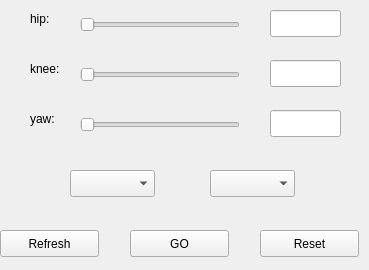
<?xml version="1.0" encoding="UTF-8"?>
<ui version="4.0">
 <class>BHandQWidget</class>
 <widget class="QWidget" name="BHandQWidget">
  <property name="geometry">
   <rect>
    <x>0</x>
    <y>0</y>
    <width>369</width>
    <height>270</height>
   </rect>
  </property>
  <property name="windowTitle">
   <string/>
  </property>
  <widget class="QLabel" name="label">
   <property name="geometry">
    <rect>
     <x>30</x>
     <y>10</y>
     <width>41</width>
     <height>17</height>
    </rect>
   </property>
   <property name="text">
    <string>hip:</string>
   </property>
  </widget>
  <widget class="QLabel" name="label_2">
   <property name="geometry">
    <rect>
     <x>30</x>
     <y>60</y>
     <width>41</width>
     <height>17</height>
    </rect>
   </property>
   <property name="text">
    <string>knee:</string>
   </property>
  </widget>
  <widget class="QLabel" name="label_3">
   <property name="geometry">
    <rect>
     <x>30</x>
     <y>110</y>
     <width>41</width>
     <height>17</height>
    </rect>
   </property>
   <property name="text">
    <string>yaw:</string>
   </property>
  </widget>
  <widget class="QSlider" name="horizontalSlider">
   <property name="geometry">
    <rect>
     <x>80</x>
     <y>10</y>
     <width>160</width>
     <height>29</height>
    </rect>
   </property>
   <property name="orientation">
    <enum>Qt::Horizontal</enum>
   </property>
  </widget>
  <widget class="QSlider" name="horizontalSlider_2">
   <property name="geometry">
    <rect>
     <x>80</x>
     <y>60</y>
     <width>160</width>
     <height>29</height>
    </rect>
   </property>
   <property name="orientation">
    <enum>Qt::Horizontal</enum>
   </property>
  </widget>
  <widget class="QSlider" name="horizontalSlider_3">
   <property name="geometry">
    <rect>
     <x>80</x>
     <y>110</y>
     <width>160</width>
     <height>29</height>
    </rect>
   </property>
   <property name="orientation">
    <enum>Qt::Horizontal</enum>
   </property>
  </widget>
  <widget class="QLineEdit" name="lineEdit">
   <property name="geometry">
    <rect>
     <x>270</x>
     <y>10</y>
     <width>71</width>
     <height>27</height>
    </rect>
   </property>
  </widget>
  <widget class="QLineEdit" name="lineEdit_2">
   <property name="geometry">
    <rect>
     <x>270</x>
     <y>60</y>
     <width>71</width>
     <height>27</height>
    </rect>
   </property>
  </widget>
  <widget class="QLineEdit" name="lineEdit_3">
   <property name="geometry">
    <rect>
     <x>270</x>
     <y>110</y>
     <width>71</width>
     <height>27</height>
    </rect>
   </property>
  </widget>
  <widget class="QPushButton" name="pushButton">
   <property name="geometry">
    <rect>
     <x>0</x>
     <y>230</y>
     <width>99</width>
     <height>27</height>
    </rect>
   </property>
   <property name="text">
    <string>Refresh</string>
   </property>
  </widget>
  <widget class="QPushButton" name="pushButton_2">
   <property name="geometry">
    <rect>
     <x>130</x>
     <y>230</y>
     <width>99</width>
     <height>27</height>
    </rect>
   </property>
   <property name="text">
    <string>GO</string>
   </property>
  </widget>
  <widget class="QPushButton" name="pushButton_3">
   <property name="geometry">
    <rect>
     <x>260</x>
     <y>230</y>
     <width>99</width>
     <height>27</height>
    </rect>
   </property>
   <property name="text">
    <string>Reset</string>
   </property>
  </widget>
  <widget class="QComboBox" name="comboBox_leg">
   <property name="geometry">
    <rect>
     <x>70</x>
     <y>170</y>
     <width>85</width>
     <height>27</height>
    </rect>
   </property>
  </widget>
  <widget class="QComboBox" name="comboBox_type">
   <property name="geometry">
    <rect>
     <x>210</x>
     <y>170</y>
     <width>85</width>
     <height>27</height>
    </rect>
   </property>
  </widget>
 </widget>
 <resources/>
 <connections/>
</ui>
